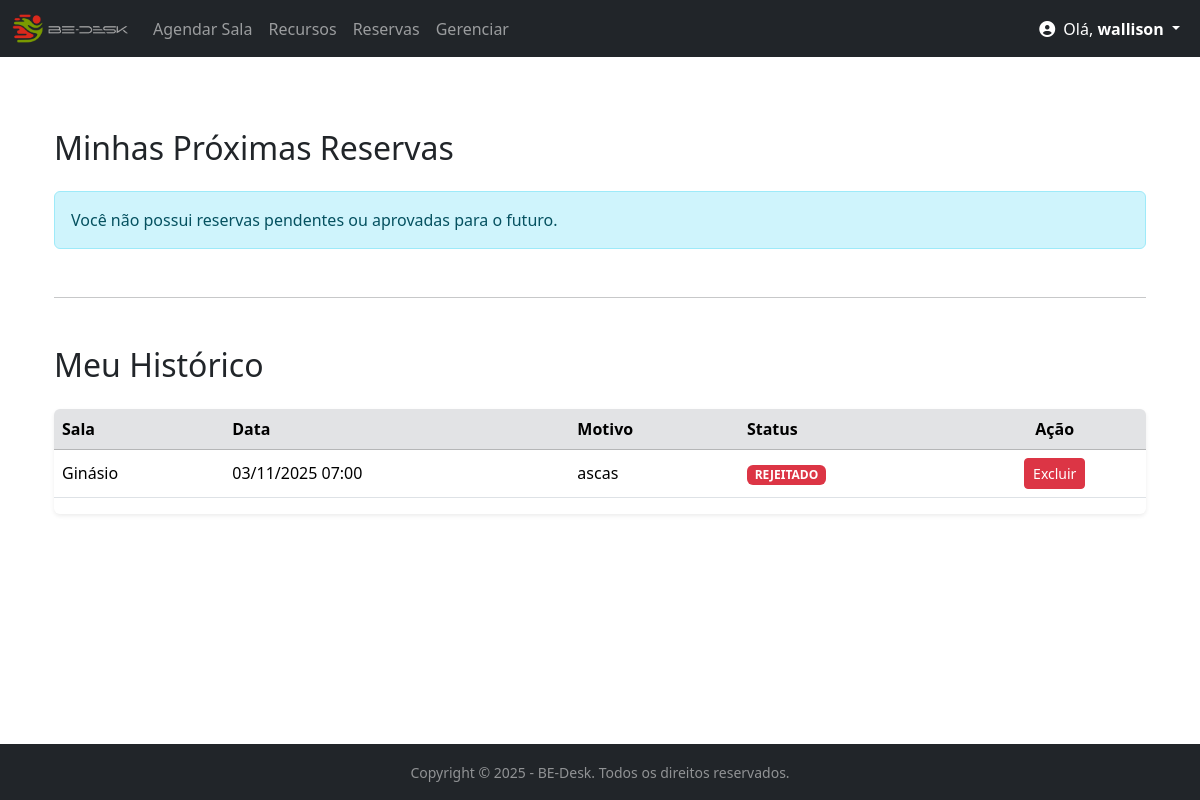
Before: /reservas/ (signed in) with the older database file.
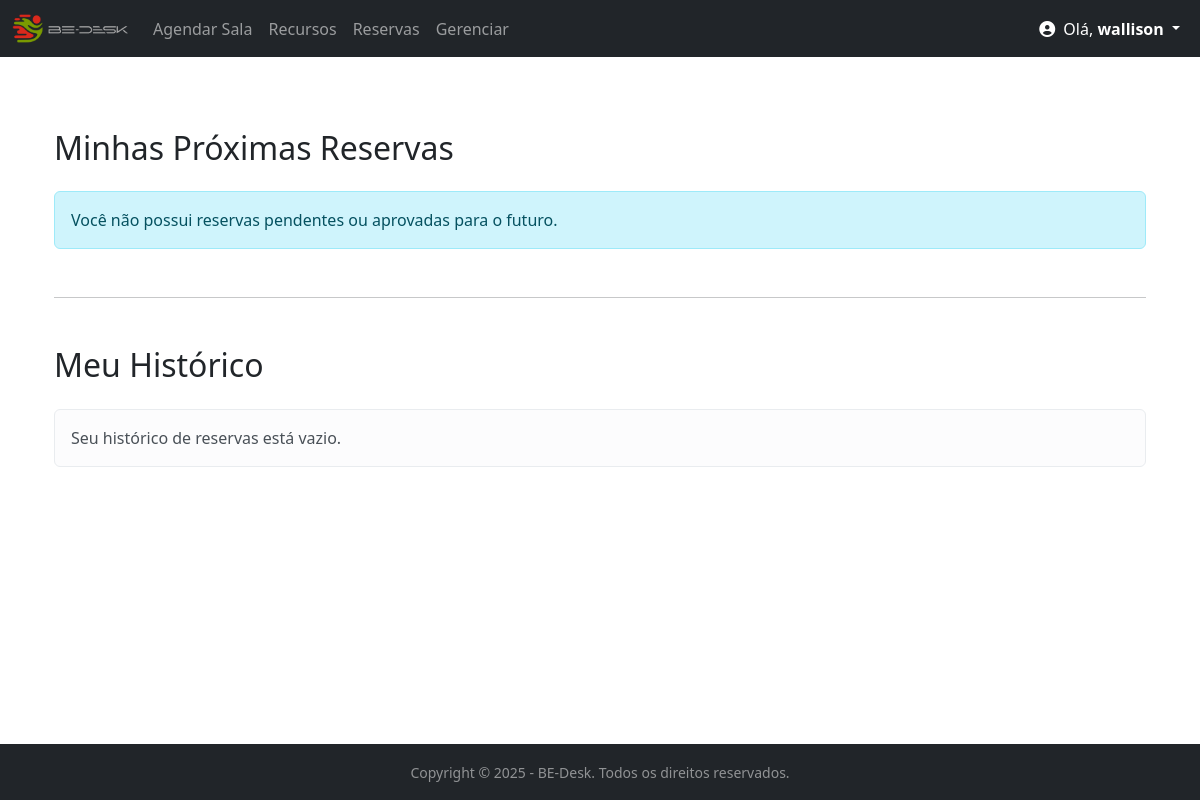
After: the same page with the newer database file.
### bedesk/models.py (models this page shows, shortened)
class Agendamento(models.Model):
    STATUS_CHOICES = [
        ('PENDENTE', 'Pendente'), # O valor que vai para o banco (melhor em CAPS)
        ('APROVADO', 'Aprovado'), # O valor que o usuário vê (após a vírgula)
        ('REJEITADO', 'Rejeitado'),
    ]
    nome = models.CharField(max_length=100) # Nome do Agendamento (ex: Reunião de Marketing)
    sala = models.ForeignKey(Sala, on_delete=models.CASCADE)
    motivo = models.TextField()
    horario = models.TimeField()
    data_inicio = models.DateTimeField(null=True, blank=True)
    data_fim = models.DateTimeField(null=True, blank=True)
    status = models.CharField(
        max_length=10,
        choices=STATUS_CHOICES,
        default='PENDENTE' # Valor padrão para novas reservas
    )
    sala = models.ForeignKey(Sala, on_delete=models.CASCADE)
    usuario = models.ForeignKey(User, on_delete=models.CASCADE)
    class Meta:
        verbose_name_plural = "Agendamentos"
        indexes = [
            models.Index(fields=['status']),
        ]

class Sala(models.Model):
    nome = models.CharField(max_length=100)
    capacidade = models.IntegerField(default=1)

### bedesk/views.py (the view)
# urls.py: path('reservas/', views.lista_reservas, name='lista_reserva'),
@login_required
@login_required
def lista_reservas(request):
    today = date.today()
    reservas_ativas = Agendamento.objects.filter(
        usuario=request.user,
        data_inicio__date__gte=today, # Do dia de hoje em diante
        status__in=['APROVADO', 'PENDENTE']
    ).order_by('data_inicio', 'horario')
    reservas_historico = Agendamento.objects.filter(
        usuario=request.user
    ).exclude(
        pk__in=reservas_ativas.values_list('pk', flat=True) # Exclui as que já estão na lista de ativas
    ).order_by('-data_inicio', 'horario')
    context = {
        'reservas_ativas': reservas_ativas,
        'reservas_historico': reservas_historico
    }
    return render(request, 'bedesk/lista_reservas.html', context)

### bedesk/context_processors.py (called while the page is built)
def notificacoes_pendentes(request):
    total_pendentes = 0
    if request.user.is_authenticated and request.user.is_staff:
        salas_pendentes_count = Agendamento.objects.filter(status='PENDENTE').count()
        recursos_pendentes_count = ReservaRecurso.objects.filter(status='PENDENTE').count()
        total_pendentes = salas_pendentes_count + recursos_pendentes_count
    return {
        'pendentes_count': total_pendentes
    }

### bedesk/templates/bedesk/lista_reservas.html (shortened to what this page needs)
{% extends 'bedesk/base.html' %}
{% block content %}
<div class="container mt-4">
    <h2 class="mb-4">Minhas Próximas Reservas</h2>
    {% if reservas_ativas %}
    <div class="table-responsive shadow-sm rounded">
        <table class="table table-hover align-middle">
            <thead class="table-dark">
                <tr>
                    <th>Sala</th>
                    <th>Início</th>
                    <th>Motivo</th>
                    <th>Status</th>
                    <th class="text-center">Ação</th>
                </tr>
            </thead>
            <tbody>
                {% for reserva in reservas_ativas %}
                <tr>
                    <td>{{ reserva.sala.nome }}</td>
                    <td>{{ reserva.data_inicio|date:"d/m/Y H:i" }}</td>
                    <td>{{ reserva.nome }}</td>
                    <td>
                        {% if reserva.status == 'APROVADO' %}
                            <span class="badge bg-success">{{ reserva.status }}</span>
                        {% else %}
                            <span class="badge bg-warning text-dark">{{ reserva.status }}</span>
                        {% endif %}
                    </td>
                    <td class="text-center">
                        <a href="{% url 'cancelar_reserva_usuario' reserva.id %}" class="btn btn-warning btn-sm">
                            Cancelar
                        </a>
                    </td>
                </tr>
                {% endfor %}
            </tbody>
        </table>
    </div>
    {% else %}
    <div class="alert alert-info" role="alert">
        Você não possui reservas pendentes ou aprovadas para o futuro.
    </div>
    {% endif %}
    <hr class="my-5">
    <h2 class="mb-4">Meu Histórico</h2>
    {% if reservas_historico %}
    <div class="table-responsive shadow-sm rounded">
        <table class="table table-hover align-middle">
            <thead class="table-secondary">
                <tr>
                    <th>Sala</th>
                    <th>Data</th>
                    <th>Motivo</th>
                    <th>Status</th>
                    <th class="text-center">Ação</th>
                </tr>
            </thead>
            <tbody>
                {% for reserva in reservas_historico %}
                <tr class="{% if reserva.status == 'REJEITADO' %}text-muted{% endif %}">
                    <td>{{ reserva.sala.nome }}</td>
                    <td>{{ reserva.data_inicio|date:"d/m/Y H:i" }}</td>
                    <td>{{ reserva.nome }}</td>
                    <td>
                        {% if reserva.status == 'APROVADO' %}
                            <span class="badge bg-secondary">{{ reserva.status }} (Passada)</span>
                        {% else %}
                            <span class="badge bg-danger">{{ reserva.status }}</span>
                        {% endif %}
                    </td>
                    <td class="text-center">
                        <a href="{% url 'excluir_reserva_usuario' reserva.id %}" class="btn btn-danger btn-sm">
                            Excluir
                        </a>
                    </td>
                </tr>
                {% endfor %}
            </tbody>
        </table>
    </div>
    {% else %}
    <div class="alert alert-light" role="alert">
        Seu histórico de reservas está vazio.
    </div>
    {% endif %}
</div>
{% endblock %}

Changed rows visible on the page:
removed Agendamento: sala.nome "Ginásio", data_inicio "03/11/2025 07:00", nome "ascas", status "REJEITADO"
Other visible differences:
text no longer shown: "Sala Data Motivo Status Ação"
text now shown: "Seu histórico de reservas está vazio."
